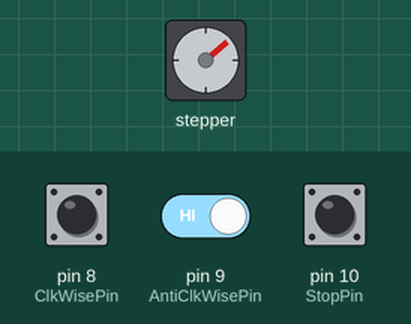
Simulated run of this sketch. Board: Arduino Uno, built with avr-gcc and run on an emulated ATmega328P. On the bench: stepper motor. The inputs (shaded band) are chosen by the test bench; at power-on: pin 8 (ClkWisePin) HIGH, pin 9 (AntiClkWisePin) HIGH, pin 10 (StopPin) HIGH. Stepper angles assume 36 steps per turn.

Above: at 1.3 s.
1.4 s: pin 8 (ClkWisePin) driven LOW
2.9 s: pin 8 (ClkWisePin) driven HIGH
At 5.8 s:
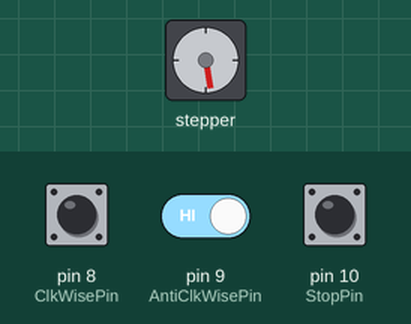
5.9 s: pin 9 (AntiClkWisePin) driven LOW
At 6.9 s:
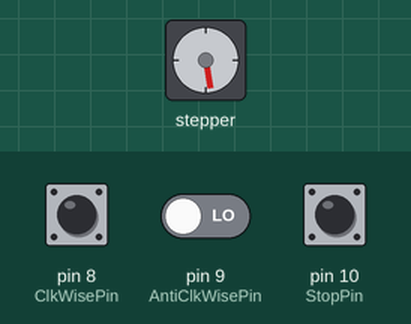
7.4 s: pin 9 (AntiClkWisePin) driven HIGH
At 7.81 s:
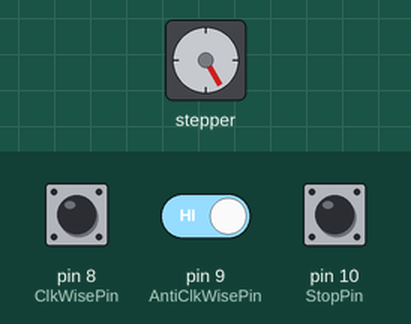
10.4 s: pin 10 (StopPin) pulled LOW for 0.35 s
At 11.3 s:
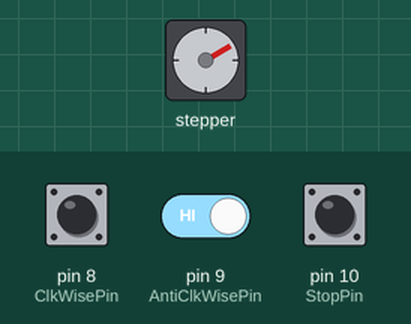
12.2 s: pin 8 (ClkWisePin) pulsed LOW 2 times (0.12 s each, 0.3 s apart)
At 12.47 s:
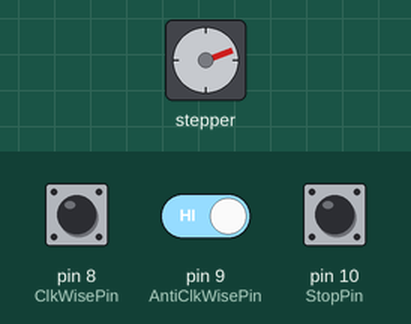
Timing chart, 0 to 18.8 s (numbered marks = the images above; inputs shaded):
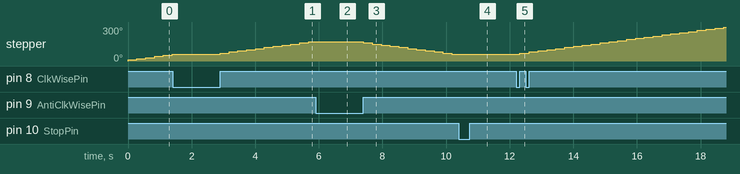

Measured:
- after the input at 1.4 s, stepper: stops changing and stays 60°
- after the input at 2.9 s, stepper: keeps turning clockwise at about 40°/s, starting at once
- after the input at 5.9 s, stepper: stops changing and stays 170°
- after the input at 7.4 s, stepper: keeps turning counter-clockwise at about 40°/s, starting at once
- after the input at 10.4 s, stepper: stops changing and stays 60°
- after the input at 12.2 s, stepper: keeps turning clockwise at about 37°/s, starting after 0.12 s
- by itself, stepper: keeps turning clockwise at about 43°/s

The sketch:

stepperMotor.ino
```cpp
#include <Stepper.h>     //Library for Stepper motor

const int stepsPerRevolution = 36;

// initialize the stepper library on pins
Stepper myStepper(stepsPerRevolution, 4, 5, 6, 7);
const int ClkWisePin = 8;
const int AntiClkWisePin = 9;
const int StopPin = 10;
int ClkWisePinState = 1;
int AntiClkWisePinState =1;
int StopPinState =1;
int  flag = 1;

void setup() {

// set the speed at 60 rpm
myStepper.setSpeed(6);

// initialize the serial port:
pinMode(ClkWisePin, INPUT);
pinMode(AntiClkWisePin, INPUT);
pinMode(StopPin, INPUT);
}

void loop() {

  ClkWisePinState = digitalRead(ClkWisePin);
  AntiClkWisePinState = digitalRead(AntiClkWisePin);
  StopPinState = digitalRead(StopPin);

  //check state
  if (ClkWisePinState == LOW) {
     while(ClkWisePinState == LOW) {
      ClkWisePinState = digitalRead(ClkWisePin);
      }
      flag = 1;
  }
  if(AntiClkWisePinState == LOW){
    while(AntiClkWisePinState == LOW) {
      AntiClkWisePinState = digitalRead(AntiClkWisePin);
    }
    flag =-1;
  }
  if(StopPinState == LOW){
    while(StopPinState == LOW) {
      StopPinState = digitalRead(StopPin);
    }
    flag =0;
  }

  //check mode
  if(flag==1){
    myStepper.step(1);
  }
  else if (flag ==-1){
    myStepper.step(-1);

  }
  else if(flag ==0){
    myStepper.step(0);

  }

}
```
